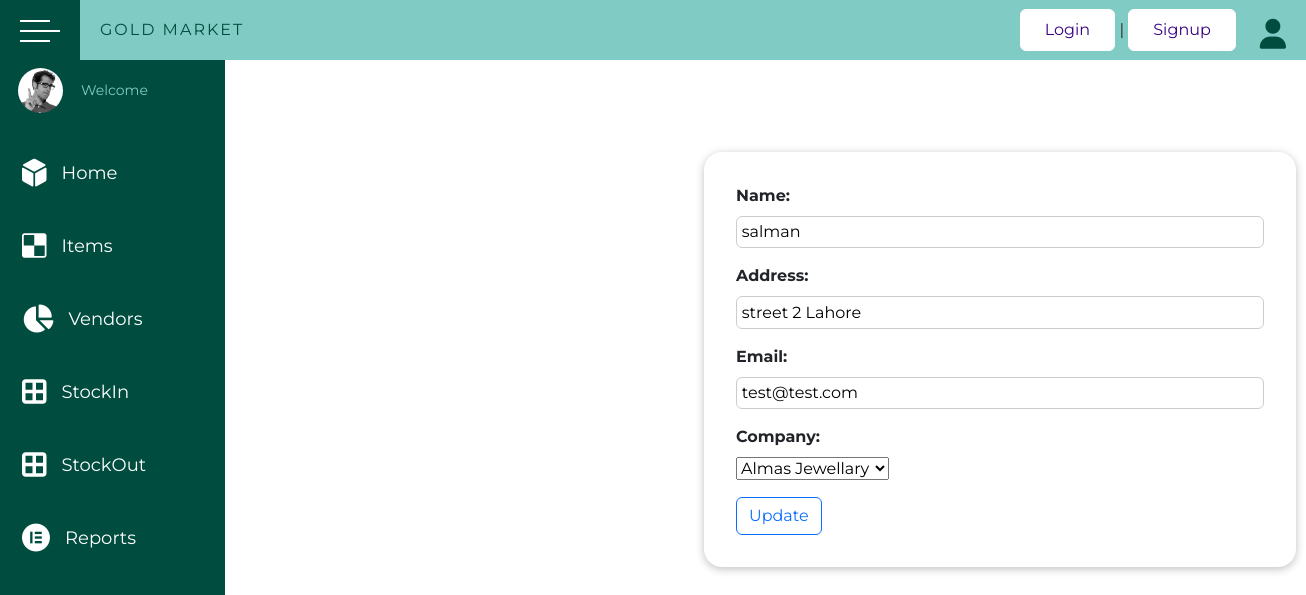
/shop/vendor_update/4, run on an earlier commit of the app's database.
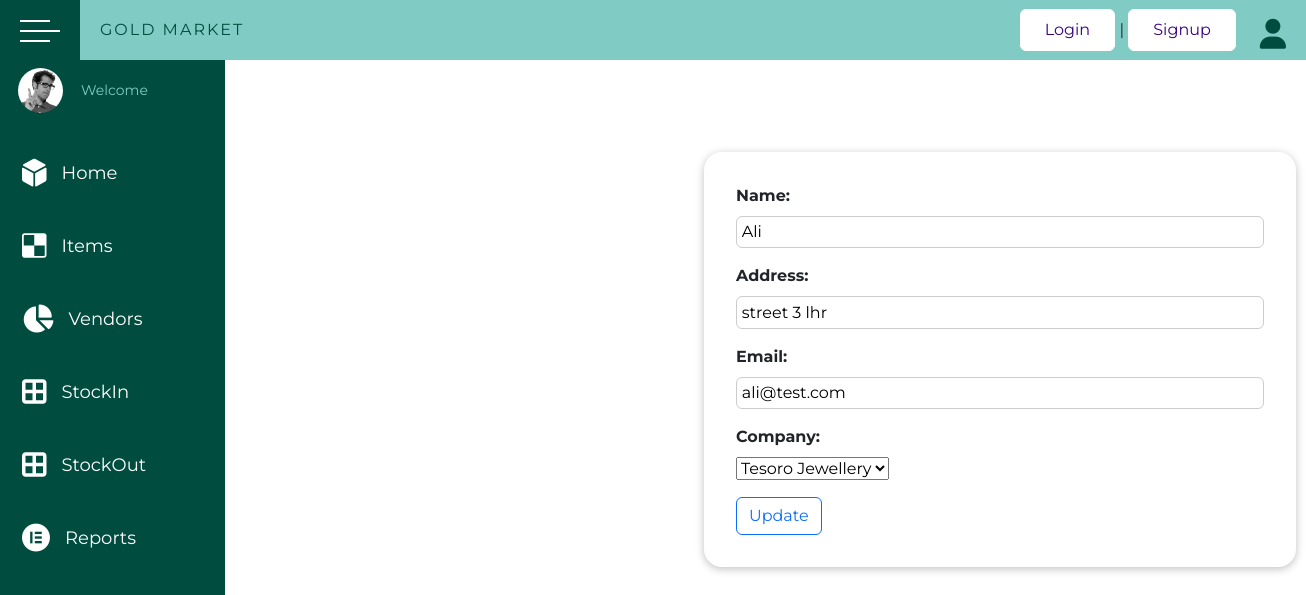
And on a later commit of the database.
### shop/models.py (models this page shows, shortened)
class Vendors(models.Model):
    name = models.CharField(max_length=45)
    address = models.CharField(max_length=150)
    email = models.EmailField(unique=True)
    company = models.ForeignKey(Company, on_delete=models.CASCADE)
    class Meta:
        verbose_name = 'Vendor'

### shop/views.py (the view)
# urls.py: path('vendor_update/<int:pk>', views.VendorEdit.as_view(), name='vendor_update'),
class VendorEdit(UpdateView):
    model = Vendors
    form_class = VendorUpdateForm
    template_name = "shop/vendors_update.html"
    success_url = "/shop/vendors"

### shop/forms.py
class VendorUpdateForm(forms.ModelForm):
    class Meta:
        model = Vendors
        fields = "__all__"

### shop/models.py (called while the page is built)
    def __str__(self):
        return self.brand_name

### shop/templates/shop/vendors_update.html (shortened to what this page needs)
{% extends 'shop/base/base.html' %}
{% load static %}
{% block css_files %}
  <link rel="stylesheet" href="{% static 'shop/update.css' %}" />
{% endblock %}
{% block content %}
<form action="" method="POST">
   <div class="form-control {% if form.errors %}invalid{% endif %}">
  {{ form.as_p }}
  <button type="submit" class="btn btn-outline-primary" value="Update">Update</button>
</div>
  </form>
{% endblock %}

What changed in the data, as far as the page shows it:
changed Vendors: name "salman" → "Ali"; address "street 2 Lahore" → "street 3 lhr"; email "test@test.com" → "ali@test.com"; company "Almas Jewellary" → "Tesoro Jewellery"
